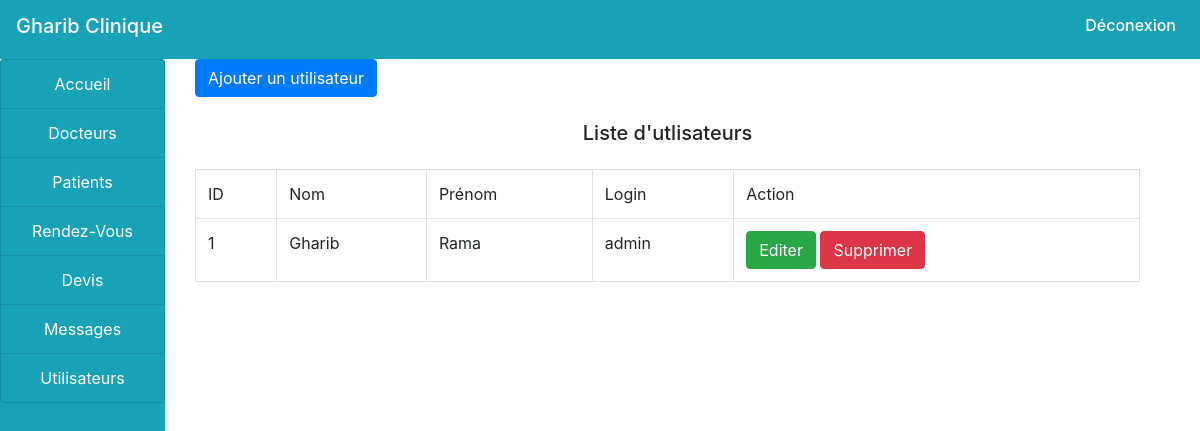
Screenshot of /ramaprojet/administration/utilisateurs.php with the database file from the repository.
### tables this page shows
CREATE TABLE IF NOT EXISTS `utilisateurs` (
  `id` int(11) NOT NULL AUTO_INCREMENT,
  `nom` varchar(50) NOT NULL,
  `pren` varchar(50) NOT NULL,
  `login` varchar(20) NOT NULL,
  `modp` varchar(20) NOT NULL,
  PRIMARY KEY (`id`)
);

### ramaprojet/administration/utilisateurs.php (the view, shortened to what this page needs)
<!doctype html>
<html >
<head>
</head>
<body>
  <?php
  include("../include/header.php");
  ?>
  <div class="container-fluid">
  <div class="col-md-12">
  <div class="row">
  <div class="col-md-2" style="margin-left: -30px;">
  <?php
  include("sidenav.php");
  ?>
  </div>
  <div class="col-md-10">
 <button type="button" class="btn btn-primary" data-toggle="modal" data-target="#ajoututilisateur">
                        Ajouter un utilisateur
                    </button>
  <h5 class="text-center my-4">Liste d'utlisateurs</h5>
  <?php
  $cnx=new PDO('mysql:host=localhost;dbname=clinica;charset=utf8','root','');
  $req=$cnx->prepare('Select * from utilisateurs');
  $req->execute();
  $nbr = $req->rowCount();
?>
    <table class='table  table-bordered'>
    <tr>
    <td>ID</td>
	<td>Nom</td>
    <td>Prénom</td>
    <td>Login</td>
	<td>Action</td>
    </tr>
 <?php
    if ($nbr < 1 ) {
   ?>
        <tr><td colspan='6' class='text-center'>Pas de clients</td> </tr>
      <?php
	  }
	  else
	  {
      while($row=$req->fetch()){
?>
		<tr>
        <td><?php echo $row['id'];?></td>
		<td><?php echo $row['nom'];?></td>
        <td><?php echo $row['pren'];?></td>
		<td><?php echo $row['login'];?></td>
 <td>
                                    <button type="button" class="btn btn-success editbtn"> Editer </button>                                    <button type="button" class="btn btn-danger deletebtn"> Supprimer </button>
                                </td>
  </tr>
	  <?php }
	  }	  ?>
  </table>

### rows the page displays
utilisateurs: id "1", nom "Gharib", pren "Rama", login "admin"
